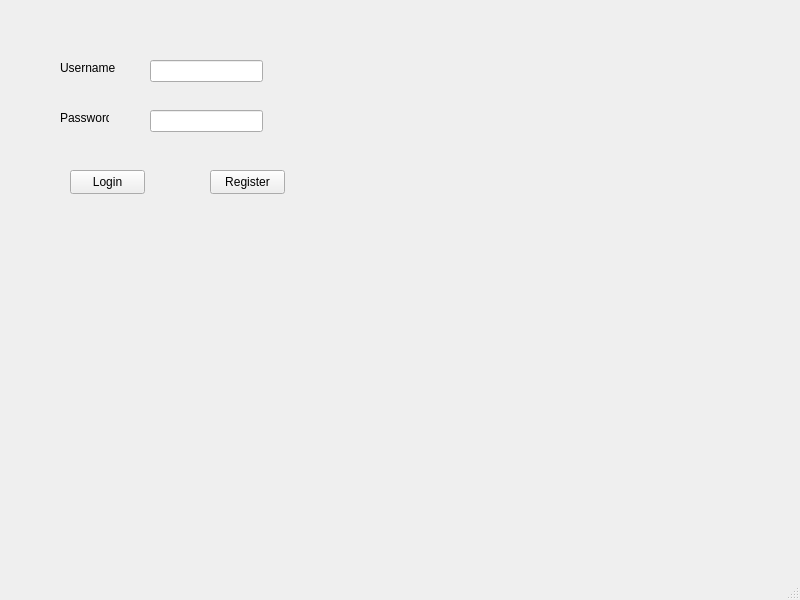
<?xml version="1.0" encoding="UTF-8"?>
<ui version="4.0">
 <class>login</class>
 <widget class="QMainWindow" name="login">
  <property name="geometry">
   <rect>
    <x>0</x>
    <y>0</y>
    <width>800</width>
    <height>600</height>
   </rect>
  </property>
  <property name="windowTitle">
   <string>login</string>
  </property>
  <widget class="QWidget" name="centralwidget">
   <widget class="QLabel" name="label">
    <property name="geometry">
     <rect>
      <x>60</x>
      <y>60</y>
      <width>61</width>
      <height>16</height>
     </rect>
    </property>
    <property name="text">
     <string>Username</string>
    </property>
   </widget>
   <widget class="QLabel" name="label_2">
    <property name="geometry">
     <rect>
      <x>60</x>
      <y>110</y>
      <width>49</width>
      <height>16</height>
     </rect>
    </property>
    <property name="text">
     <string>Password</string>
    </property>
   </widget>
   <widget class="QLineEdit" name="name">
    <property name="geometry">
     <rect>
      <x>150</x>
      <y>60</y>
      <width>113</width>
      <height>22</height>
     </rect>
    </property>
   </widget>
   <widget class="QLineEdit" name="password">
    <property name="geometry">
     <rect>
      <x>150</x>
      <y>110</y>
      <width>113</width>
      <height>22</height>
     </rect>
    </property>
    <property name="echoMode">
     <enum>QLineEdit::Password</enum>
    </property>
   </widget>
   <widget class="QPushButton" name="Login">
    <property name="geometry">
     <rect>
      <x>70</x>
      <y>170</y>
      <width>75</width>
      <height>24</height>
     </rect>
    </property>
    <property name="text">
     <string>Login</string>
    </property>
   </widget>
   <widget class="QPushButton" name="Regitster">
    <property name="geometry">
     <rect>
      <x>210</x>
      <y>170</y>
      <width>75</width>
      <height>24</height>
     </rect>
    </property>
    <property name="text">
     <string>Register</string>
    </property>
   </widget>
   <widget class="QLabel" name="label_3">
    <property name="geometry">
     <rect>
      <x>160</x>
      <y>140</y>
      <width>49</width>
      <height>16</height>
     </rect>
    </property>
    <property name="text">
     <string>&lt;html&gt;&lt;head/&gt;&lt;body&gt;&lt;p&gt;&lt;br/&gt;&lt;/p&gt;&lt;/body&gt;&lt;/html&gt;</string>
    </property>
   </widget>
  </widget>
  <widget class="QMenuBar" name="menubar">
   <property name="geometry">
    <rect>
     <x>0</x>
     <y>0</y>
     <width>800</width>
     <height>22</height>
    </rect>
   </property>
  </widget>
  <widget class="QStatusBar" name="statusbar"/>
 </widget>
 <resources/>
 <connections/>
</ui>
